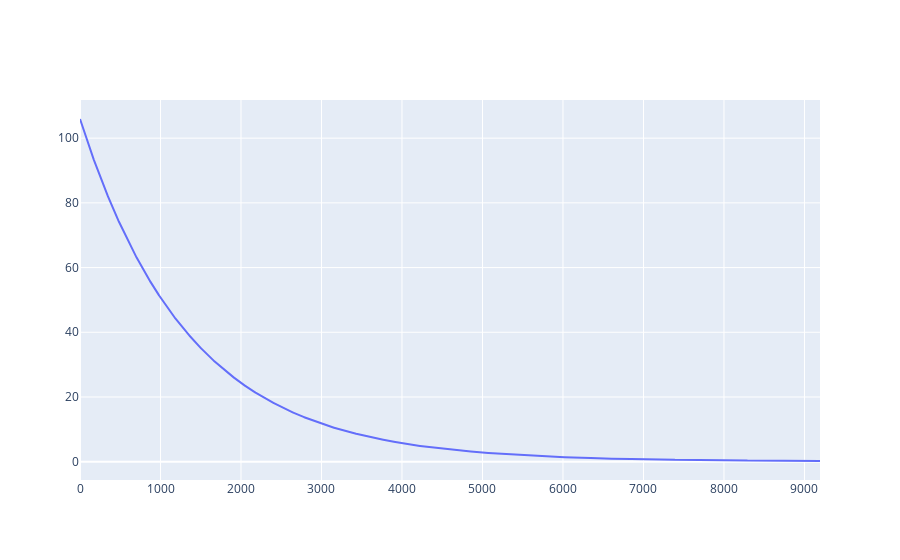

This figure's notebook cell:
### Code cell
theta = [np.random.randint(-2,2), np.random.randint(-2,2)]
step = 0.00001
eps = 0.0001
error = error_fun(y, line_func(x, theta))
error_old = error + 1

history_gradient_err = [error]
history_grad_theta = [theta]
count = 0

while abs(error - error_old) > eps:
    for i in range(len(theta)):
        theta[i] -= grad_theta(x, y, history_grad_theta[-1], i) * step
    error_old = error
    error = error_fun(y, line_func(x, theta))
    history_gradient_err.append(error)
    history_grad_theta.append(theta)
    count += 1

graf = make_subplots()
graf.add_trace(go.Scatter(y=history_gradient_err))
print(theta)
print(error)
graf

### Figure 1 — Plotly figure (JSON) as saved in the notebook; plotly's stock layout.template omitted (floating-point values rounded to 4 significant figures; data arrays with more than 128 entries replaced by an {"elided": "..."} marker saying what was removed)
{"data": [{"type": "scatter", "y": {"elided": "9194 float values"}}], "layout": {"xaxis": {"anchor": "y", "domain": [0, 1]}, "yaxis": {"anchor": "x", "domain": [0, 1]}}}
